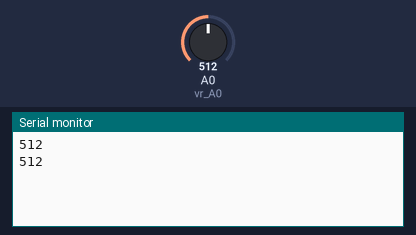
A sketch run on a simulated Arduino Uno, built with avr-gcc and run on an emulated ATmega328P. On the bench: the last lines printed to the serial monitor. The test bench sets the inputs (shaded band); at power-on: A0 (vr_A0) = 512.

Above: at 1.8 s.
1.9 s: A0 (vr_A0) set to 716
At 2.8 s:
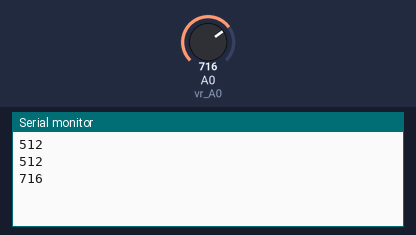
3.4 s: A0 (vr_A0) set to 900
At 4.7 s:
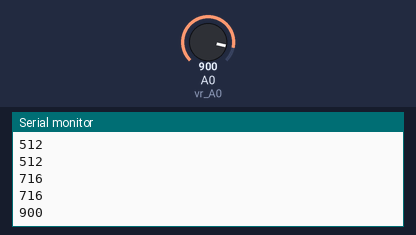
Timing chart, 0 to 6.4 s (numbered marks = the images above; inputs shaded):
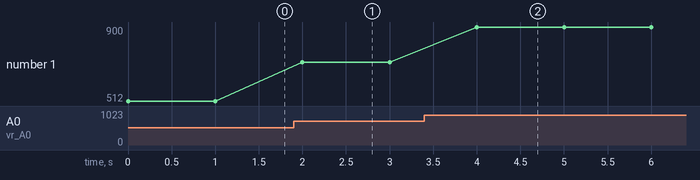

The sketch:

step06.ino
```cpp
/*가변저항을 넣고 입력전압을 5V 인가한 아두이노 보드를 활용해 adc의 값을 1초마다 시리얼 모니터에 출력하는 코드*/
int vr_A0 = A0;  /*아날로그 입력 A0을 지정해줌*/
void setup() {
  Serial.begin(9600);  /*시리얼 통신 속도를 9600으로 지정*/
  pinMode(vr_A0, INPUT);  /*A0의 pinMode 값을 INPUT으로 설정*/
}

void loop() {
  int adc_value = analogRead(vr_A0);  /*A0의 아날로그 입력값을 읽어오고 adc_value에 지정해줌*/
  float volt_value = (adc_value/1023.0)*5;  /*ADC 값을 전압값으로 바꿔주는 공식을 사용 후에 volt_value에 값을 지정해줌*/
  Serial.println(adc_value); /*adc_value 값을 출력함*/
  delay(1000);  /*1초의 딜레이 지정*/
}
```

Measured:
- after the input at 1.9 s, the serial monitor: prints a new line after 0.10 s (image 1)
- after the input at 3.4 s, the serial monitor: prints a new line after 0.60 s (image 2)
- plotted number 1: 512 → 716 after the input at 1.9 s, 716 → 900 after the input at 3.4 s
